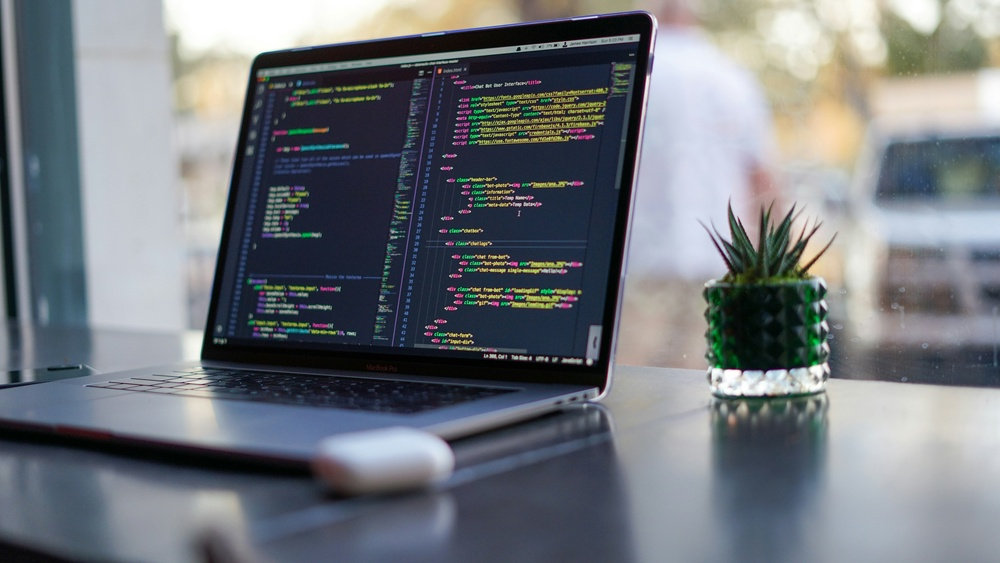
#> input picture DAY02/Image.jpg, 1000 x 563 px, shrunk from 6000 x 3376 before the run, found by its file name
$ python CLAHE.py
#> lines starting #> are read from the running program, lines starting #| are printed output that depends on the picture
import cv2
import matplotlib.pyplot as plt

img = cv2.imread("image.jpg",0)
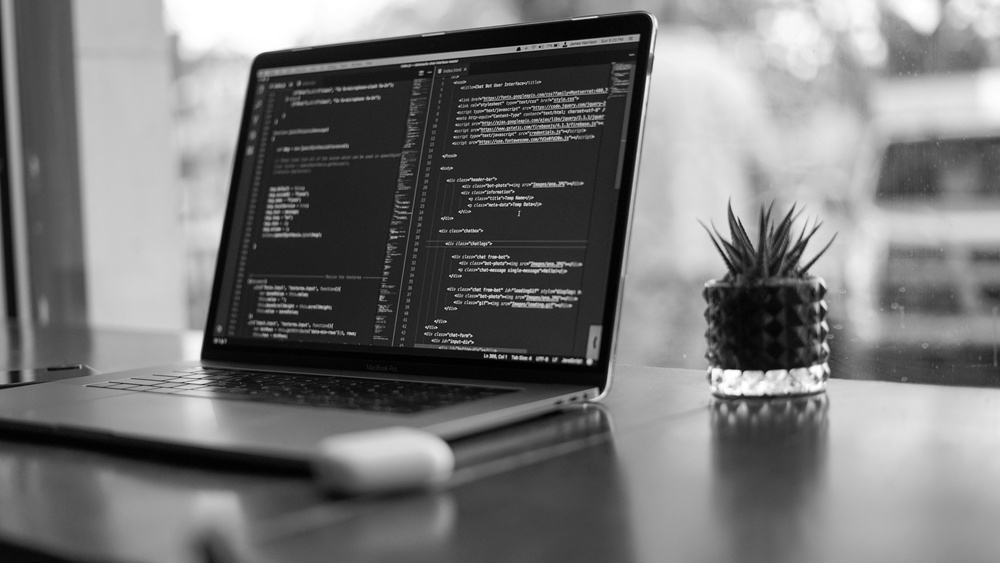
#> img: shape (563, 1000); min 0, max 255, mean 118.2

equalized = cv2.equalizeHist(img)

clahe = cv2.createCLAHE(clipLimit=2.0, tileGridSize=(8,8))
clahe_img = clahe.apply(img)
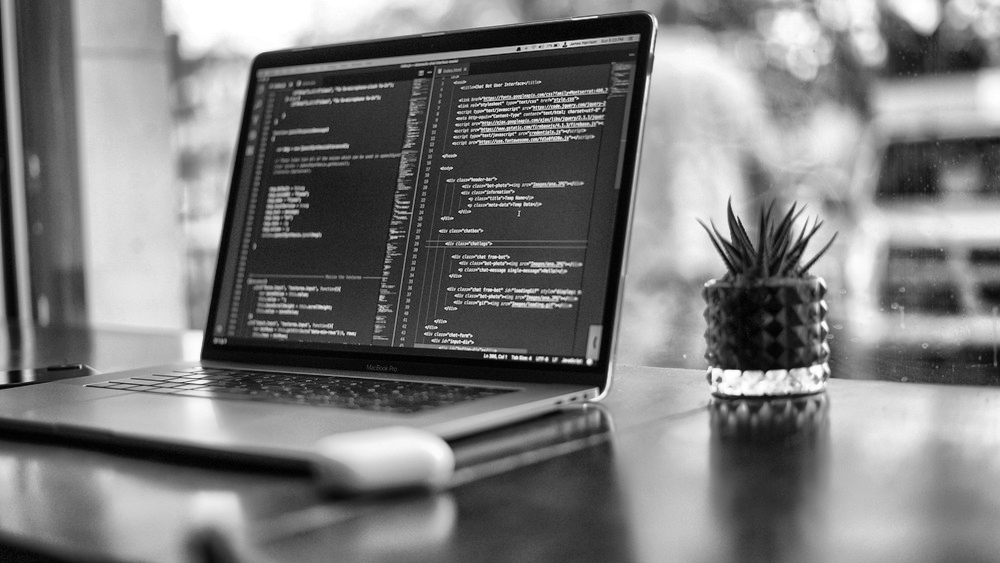
#> clahe_img: shape (563, 1000); min 0, max 255, mean 123.1

plt.figure(figsize=(15,5))
plt.subplot(1,3,1)
plt.imshow(img, cmap='gray')
plt.title("Original Image")

plt.subplot(1,3,2)
plt.imshow(equalized, cmap='gray')
plt.title("Histogram Equalized Image")

plt.subplot(1,3,3)
plt.imshow(clahe_img,cmap='gray')
plt.title("CLAHE")

plt.show()
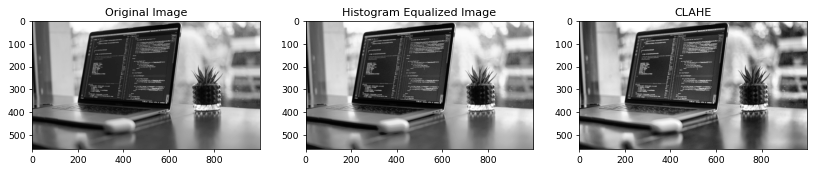
#> figure drawn by matplotlib, 3 panels
